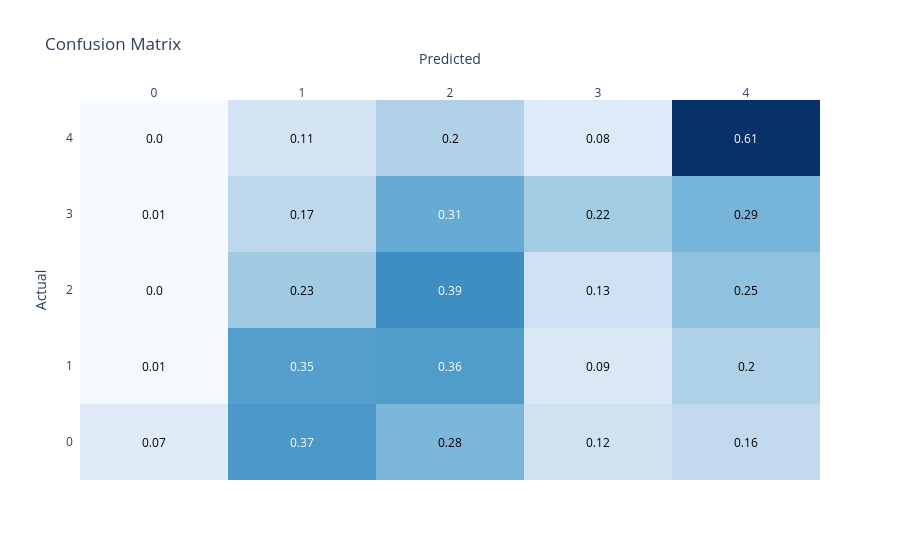

The cell this chart's notebook holds for it:
### Code cell
#Vamos a replicar el resultado de la optimizacion reentrenando el modelo con el mejor conjunto de hiperparametros
#Generamos parametros incluyendo los fijos y la mejor solución que encontro optuna
lgb_params =  {      
                        'objective': 'multiclass',
                        'verbosity':-1,
                        'num_class': len(y_train.unique())} | study.best_params

lgb_train_dataset = lgb.Dataset(data=X_train,
                                label=y_train)


#Entreno
lgb_model = lgb.train(lgb_params,
                    lgb_train_dataset)

#Muestro matriz de confusion y kappa
display(plot_confusion_matrix(y_test,lgb_model.predict(X_test).argmax(axis=1)))

cohen_kappa_score(y_test,lgb_model.predict(X_test).argmax(axis=1),
                             weights = 'quadratic')

### Figure 1 — Plotly figure (JSON) as saved in the notebook; plotly's stock layout.template omitted (floating-point values rounded to 4 significant figures)
{"data": [{"colorscale": [[0, "rgb(247,251,255)"], [0.125, "rgb(222,235,247)"], [0.25, "rgb(198,219,239)"], [0.375, "rgb(158,202,225)"], [0.5, "rgb(107,174,214)"], [0.625, "rgb(66,146,198)"], [0.75, "rgb(33,113,181)"], [0.875, "rgb(8,81,156)"], [1, "rgb(8,48,107)"]], "reversescale": false, "showscale": false, "type": "heatmap", "x": ["0", "1", "2", "3", "4"], "y": ["0", "1", "2", "3", "4"], "z": [[0.07317, 0.3659, 0.2805, 0.122, 0.1585], [0.009709, 0.3463, 0.356, 0.09061, 0.1974], [0.002478, 0.2268, 0.3916, 0.1264, 0.2528], [0.006135, 0.1702, 0.3129, 0.2224, 0.2883], [0.00119, 0.1095, 0.1964, 0.08214, 0.6107]]}], "layout": {"annotations": [{"font": {"color": "#000000"}, "showarrow": false, "text": "0.07", "x": "0", "xref": "x", "y": "0", "yref": "y"}, {"font": {"color": "#FFFFFF"}, "showarrow": false, "text": "0.37", "x": "1", "xref": "x", "y": "0", "yref": "y"}, {"font": {"color": "#000000"}, "showarrow": false, "text": "0.28", "x": "2", "xref": "x", "y": "0", "yref": "y"}, {"font": {"color": "#000000"}, "showarrow": false, "text": "0.12", "x": "3", "xref": "x", "y": "0", "yref": "y"}, {"font": {"color": "#000000"}, "showarrow": false, "text": "0.16", "x": "4", "xref": "x", "y": "0", "yref": "y"}, {"font": {"color": "#000000"}, "showarrow": false, "text": "0.01", "x": "0", "xref": "x", "y": "1", "yref": "y"}, {"font": {"color": "#FFFFFF"}, "showarrow": false, "text": "0.35", "x": "1", "xref": "x", "y": "1", "yref": "y"}, {"font": {"color": "#FFFFFF"}, "showarrow": false, "text": "0.36", "x": "2", "xref": "x", "y": "1", "yref": "y"}, {"font": {"color": "#000000"}, "showarrow": false, "text": "0.09", "x": "3", "xref": "x", "y": "1", "yref": "y"}, {"font": {"color": "#000000"}, "showarrow": false, "text": "0.2", "x": "4", "xref": "x", "y": "1", "yref": "y"}, {"font": {"color": "#000000"}, "showarrow": false, "text": "0.0", "x": "0", "xref": "x", "y": "2", "yref": "y"}, {"font": {"color": "#000000"}, "showarrow": false, "text": "0.23", "x": "1", "xref": "x", "y": "2", "yref": "y"}, {"font": {"color": "#FFFFFF"}, "showarrow": false, "text": "0.39", "x": "2", "xref": "x", "y": "2", "yref": "y"}, {"font": {"color": "#000000"}, "showarrow": false, "text": "0.13", "x": "3", "xref": "x", "y": "2", "yref": "y"}, {"font": {"color": "#000000"}, "showarrow": false, "text": "0.25", "x": "4", "xref": "x", "y": "2", "yref": "y"}, {"font": {"color": "#000000"}, "showarrow": false, "text": "0.01", "x": "0", "xref": "x", "y": "3", "yref": "y"}, {"font": {"color": "#000000"}, "showarrow": false, "text": "0.17", "x": "1", "xref": "x", "y": "3", "yref": "y"}, {"font": {"color": "#FFFFFF"}, "showarrow": false, "text": "0.31", "x": "2", "xref": "x", "y": "3", "yref": "y"}, {"font": {"color": "#000000"}, "showarrow": false, "text": "0.22", "x": "3", "xref": "x", "y": "3", "yref": "y"}, {"font": {"color": "#000000"}, "showarrow": false, "text": "0.29", "x": "4", "xref": "x", "y": "3", "yref": "y"}, {"font": {"color": "#000000"}, "showarrow": false, "text": "0.0", "x": "0", "xref": "x", "y": "4", "yref": "y"}, {"font": {"color": "#000000"}, "showarrow": false, "text": "0.11", "x": "1", "xref": "x", "y": "4", "yref": "y"}, {"font": {"color": "#000000"}, "showarrow": false, "text": "0.2", "x": "2", "xref": "x", "y": "4", "yref": "y"}, {"font": {"color": "#000000"}, "showarrow": false, "text": "0.08", "x": "3", "xref": "x", "y": "4", "yref": "y"}, {"font": {"color": "#FFFFFF"}, "showarrow": false, "text": "0.61", "x": "4", "xref": "x", "y": "4", "yref": "y"}], "title": {"text": "Confusion Matrix"}, "xaxis": {"dtick": 1, "gridcolor": "rgb(0, 0, 0)", "side": "top", "ticks": "", "title": {"text": "Predicted"}}, "yaxis": {"dtick": 1, "ticks": "", "ticksuffix": "  ", "title": {"text": "Actual"}}}}
